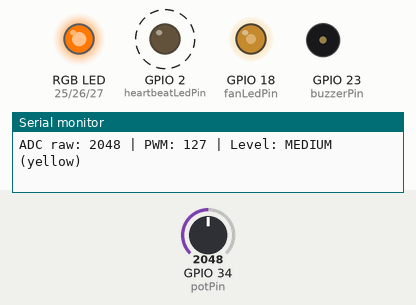
Simulated run of this program. Board: ESP32. Parts: an RGB LED mixed from three pins (HIGH = lit), output pins drawn as LEDs (lit = HIGH), buzzer (waves = sounding), the last lines printed to the serial monitor. Dashed ring = blinking. Inputs (shaded band) come from the test bench; at power-on: GPIO 34 (potPin) = 2048.

Above: at 1.2 s.
1.3 s: GPIO 34 (potPin) set to 1393
At 1.9 s:
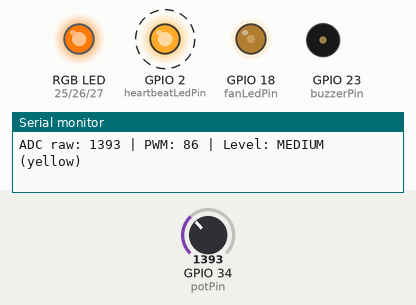
4.3 s: GPIO 34 (potPin) set to 1295
At 4.9 s:
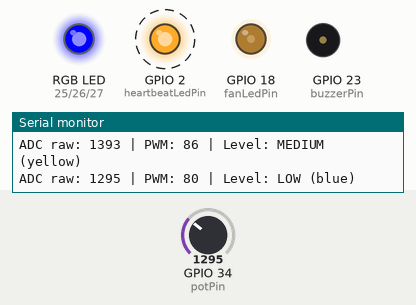
7.3 s: GPIO 34 (potPin) set to 2770
At 8.9 s:
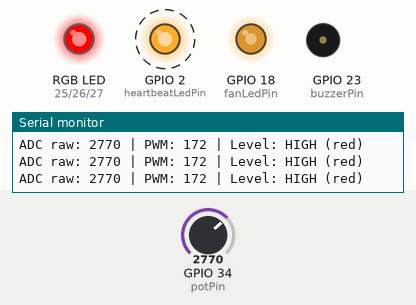
10.3 s: GPIO 34 (potPin) set to 2663
At 10.9 s:
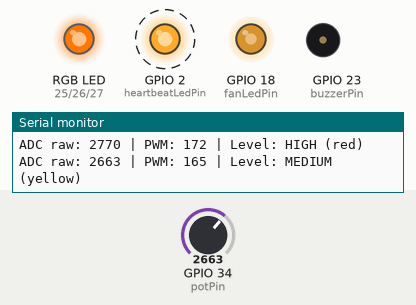
13.3 s: GPIO 34 (potPin) set to 3603
At 14.9 s:
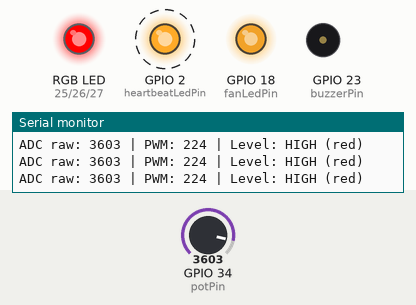
16.3 s: GPIO 34 (potPin) set to 491
At 16.9 s:
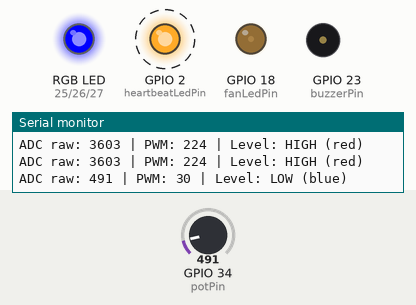
Timing chart, 0 to 20.3 s (numbered marks = the images above; inputs shaded):
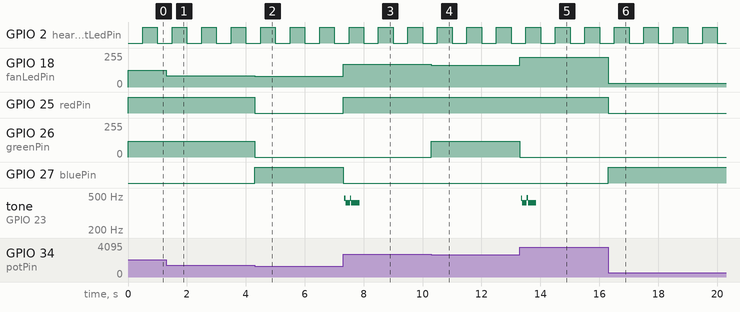

The program:

main.cpp
```cpp
/*
  Fan Control and Status Panel (Homework 3)

  A potentiometer sets the requested fan speed, shown as the brightness
  of an external LED (PWM). An RGB LED shows the operating level and a
  passive buzzer beeps when entering the high level. The built-in LED
  blinks as a heartbeat. No delay() is used in loop().

  Circuit: built-in LED GPIO2, external LED GPIO18, potentiometer GPIO34,
  RGB LED GPIO25/26/27, passive buzzer GPIO23.

  Author: Xhamani Christian, October 2026
*/

#include <Arduino.h>

// Pins
const int heartbeatLedPin = 2;
const int fanLedPin = 18;
const int potPin = 34;
const int redPin = 25;
const int greenPin = 26;
const int bluePin = 27;
const int buzzerPin = 23;

// Heartbeat timing
const unsigned long heartbeatIntervalMs = 500;
unsigned long lastHeartbeatToggleMs = 0;
bool heartbeatLedState = LOW;

// Fan speed (potentiometer -> PWM)
const int adcMaxValue = 4095;   // 12-bit ADC
const int pwmMaxValue = 255;    // 8-bit PWM
int potValue = 0;
int fanPwmValue = 0;

// Operating levels (ADC thirds, see README calculations)
enum FanLevel { LOW_SPEED, MEDIUM_SPEED, HIGH_SPEED };
const int lowLevelMaxValue = 1365;
const int mediumLevelMaxValue = 2730;
FanLevel fanLevel = LOW_SPEED;
FanLevel previousFanLevel = LOW_SPEED;   // used to detect entering HIGH_SPEED

// Yellow = red + green; tuned by eye (red alone was not enough, so green is dimmed)
const int yellowRedValue = 255;
const int yellowGreenValue = 120;

/*
  Sound notification. tone() conflicted with analogWrite() (both use the
  LEDC PWM peripheral), so the square wave is generated in software:
  the buzzer pin is toggled every half period, using micros().
*/
const unsigned long alertToneFrequencyHz = 1000;
const unsigned long alertToneDurationMs = 500;
const unsigned long buzzerHalfPeriodUs = 1000000UL / (2 * alertToneFrequencyHz);  // 500 us
bool buzzerActive = false;
unsigned long buzzerStartMs = 0;
unsigned long lastBuzzerToggleUs = 0;
bool buzzerPinState = LOW;

// Serial debugging
const unsigned long serialPrintIntervalMs = 500;
unsigned long lastSerialPrintMs = 0;

// Function prototypes (needed in .cpp files)
void updateHeartbeat(unsigned long currentMs);
void updateFanSpeed();
void updateStatusColor();
void setColor(int redValue, int greenValue, int blueValue);
void updateBuzzer(unsigned long currentMs);
void printDebugInfo(unsigned long currentMs);
const char* getLevelName(FanLevel level);

void setup() {
  Serial.begin(115200);
  pinMode(heartbeatLedPin, OUTPUT);
  pinMode(fanLedPin, OUTPUT);
  pinMode(redPin, OUTPUT);
  pinMode(greenPin, OUTPUT);
  pinMode(bluePin, OUTPUT);
  pinMode(buzzerPin, OUTPUT);
}

void loop() {
  unsigned long currentMs = millis();
  updateHeartbeat(currentMs);
  updateFanSpeed();
  updateStatusColor();
  updateBuzzer(currentMs);
  printDebugInfo(currentMs);
}

// Toggle the built-in LED every heartbeatIntervalMs, without blocking
void updateHeartbeat(unsigned long currentMs) {
  if (currentMs - lastHeartbeatToggleMs >= heartbeatIntervalMs) {
    lastHeartbeatToggleMs = currentMs;
    heartbeatLedState = !heartbeatLedState;
    digitalWrite(heartbeatLedPin, heartbeatLedState);
  }
}

// Read the requested speed and show it as LED brightness
void updateFanSpeed() {
  potValue = analogRead(potPin);
  fanPwmValue = map(potValue, 0, adcMaxValue, 0, pwmMaxValue);
  analogWrite(fanLedPin, fanPwmValue);
}

// Pick the operating level from the potentiometer and show its color
void updateStatusColor() {
  if (potValue <= lowLevelMaxValue) {
    fanLevel = LOW_SPEED;
    setColor(0, 0, pwmMaxValue);                  // blue
  } else if (potValue <= mediumLevelMaxValue) {
    fanLevel = MEDIUM_SPEED;
    setColor(yellowRedValue, yellowGreenValue, 0); // yellow
  } else {
    fanLevel = HIGH_SPEED;
    setColor(pwmMaxValue, 0, 0);                  // red
  }
}

// Write one PWM value per RGB channel (common cathode: higher = brighter)
void setColor(int redValue, int greenValue, int blueValue) {
  analogWrite(redPin, redValue);
  analogWrite(greenPin, greenValue);
  analogWrite(bluePin, blueValue);
}

/*
  Start a beep only when the level changes into HIGH_SPEED (edge detection),
  then keep toggling the buzzer pin until the beep duration has passed.
*/
void updateBuzzer(unsigned long currentMs) {
  bool enteredHighSpeed = (fanLevel == HIGH_SPEED && previousFanLevel != HIGH_SPEED);
  previousFanLevel = fanLevel;

  if (enteredHighSpeed) {
    buzzerActive = true;
    buzzerStartMs = currentMs;
  }

  if (!buzzerActive) {
    return;
  }

  // Stop the beep after alertToneDurationMs
  if (currentMs - buzzerStartMs >= alertToneDurationMs) {
    buzzerActive = false;
    buzzerPinState = LOW;
    digitalWrite(buzzerPin, LOW);
    return;
  }

  // Generate the square wave: flip the pin every half period
  unsigned long currentUs = micros();
  if (currentUs - lastBuzzerToggleUs >= buzzerHalfPeriodUs) {
    lastBuzzerToggleUs = currentUs;
    buzzerPinState = !buzzerPinState;
    digitalWrite(buzzerPin, buzzerPinState);
  }
}

// Print the raw ADC value, PWM output and level every serialPrintIntervalMs
void printDebugInfo(unsigned long currentMs) {
  if (currentMs - lastSerialPrintMs >= serialPrintIntervalMs) {
    lastSerialPrintMs = currentMs;
    Serial.print("ADC raw: ");
    Serial.print(potValue);
    Serial.print(" | PWM: ");
    Serial.print(fanPwmValue);
    Serial.print(" | Level: ");
    Serial.println(getLevelName(fanLevel));
  }
}

// Human-readable level name for the Serial Monitor
const char* getLevelName(FanLevel level) {
  switch (level) {
    case LOW_SPEED:    return "LOW (blue)";
    case MEDIUM_SPEED: return "MEDIUM (yellow)";
    case HIGH_SPEED:   return "HIGH (red)";
  }
  return "UNKNOWN";
}
```

Measured:
- the behaviour switches between 1366 and 1365 on GPIO 34 (potPin) (found by bisection; images 1 and 2)
- the behaviour switches between 2731 and 2730 on GPIO 34 (potPin) (found by bisection; images 3 and 4)
- after the input at 1.3 s, GPIO 18 (fanLedPin): 127/255 → 86/255 at once
- after the input at 4.3 s, GPIO 18 (fanLedPin): 86/255 → 80/255 at once; GPIO 25 (redPin): HIGH → LOW at once; GPIO 26 (greenPin): 120/255 → 0/255 at once; GPIO 27 (bluePin): LOW → HIGH at once
- after the input at 7.3 s, GPIO 18 (fanLedPin): 80/255 → 172/255 at once; GPIO 25 (redPin): LOW → HIGH at once; GPIO 27 (bluePin): HIGH → LOW at once; tone on GPIO 23 (buzzerPin): plays 469 Hz for 0.04 s, 418 Hz for 0.16 s, 468 Hz for 0.04 s, 418 Hz for 0.28 s, starting at once
- after the input at 10.3 s, GPIO 18 (fanLedPin): 172/255 → 165/255 at once; GPIO 26 (greenPin): 0/255 → 120/255 at once
- after the input at 13.3 s, GPIO 18 (fanLedPin): 165/255 → 224/255 at once; GPIO 26 (greenPin): 120/255 → 0/255 at once; tone on GPIO 23 (buzzerPin): plays 469 Hz for 0.04 s, 418 Hz for 0.16 s, 474 Hz for 0.04 s, 418 Hz for 0.28 s, starting at once
- after the input at 16.3 s, GPIO 18 (fanLedPin): 224/255 → 30/255 at once; GPIO 25 (redPin): HIGH → LOW at once; GPIO 27 (bluePin): LOW → HIGH at once
